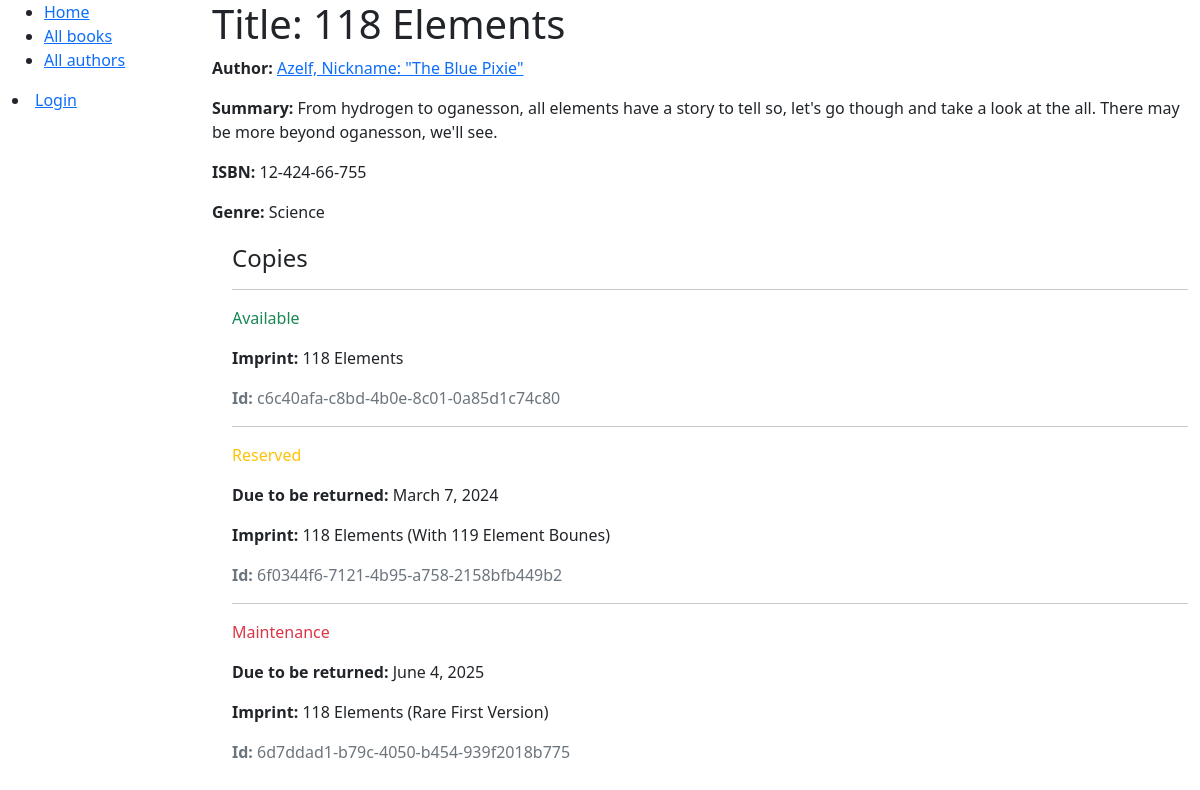
Page /testing/book/2 on the committed database.
### testing/models.py (models this page shows, shortened)
class Book(models.Model):
    title = models.CharField(max_length=200)
    author = models.ForeignKey('Author', on_delete=models.SET_NULL, null=True)
    summary = models.TextField(max_length=1000, help_text=_('Enter a brief description of the book'))
    isbn = models.CharField('ISBN', max_length=13, unique=True,
                             help_text=_('13 Character <a href="https://www.isbn-international.org/content/what-isbn">ISBN number</a>'))
    genre = models.ManyToManyField(Genre, help_text=_('Select a genre for this book'))
    def display_genre(self):
        """Create a string for the Genre. This is required to display genre in Admin."""
        return ', '.join(genre.name for genre in self.genre.all()[:3])
    display_genre.short_description = 'Genre'

class Author(models.Model):
    first_name = models.CharField(max_length=100)
    last_name = models.CharField(max_length=100)
    date_of_birth = models.DateField(null=True, blank=True)
    date_of_death = models.DateField('Died', null=True, blank=True)
    class Meta:
        ordering = ['last_name', 'first_name']
    def __str__(self):
        return f'{self.last_name}, {self.first_name}'

class Genre(models.Model):
    name = models.CharField(max_length=200, help_text=_('Enter a book genre (e.g. Science Fiction)'))
    def __str__(self):
        return self.name

class BookInstance(models.Model):
    id = models.UUIDField(primary_key=True, default=uuid.uuid4, help_text=_('Unique ID for this particular book across whole library'))
    book = models.ForeignKey('Book', on_delete=models.RESTRICT, null=True)
    imprint = models.CharField(max_length=200)
    due_back = models.DateField(null=True, blank=True)
    borrower = models.ForeignKey(User, on_delete = models.SET_NULL, null=True, blank=True)
    LOAN_STATUS = (
        ('m', 'Maintenance'),
        ('o', 'On loan'),
        ('a', 'Available'),
        ('r', 'Reserved'),
    )
    status = models.CharField(
        max_length=1,
        choices=LOAN_STATUS,
        blank=True,
        default='m',
        help_text=_('Book availability'),
    )
    class Meta:
        ordering = ['due_back']
        permissions = (("can_mark_returned", "Set book as returned"),)

### testing/views.py (the view)
# urls.py: path('book/<int:pk>', views.BookDetailView.as_view(), name = 'book-detail'),
class BookDetailView(generic.DetailView):
    model = Book

### testing/templates/testing/book_detail.html
{% extends "base_generic.html" %}
{% block content %}
  <h1 class="text">Title: {{ book.title }}</h1>
  <p class="text"><strong>Author:</strong> <a href="">{{ book.author }}</a></p>
  <p class="text"><strong>Summary:</strong> {{ book.summary }}</p>
  <p class="text"><strong>ISBN:</strong> {{ book.isbn }}</p>
  <p class="text"><strong>Genre:</strong> {{ book.genre.all|join:", " }}</p>
  <div style="margin-left:20px;margin-top:20px">
    <h4 class="text">Copies</h4>
    {% for copy in book.bookinstance_set.all %}
      <hr />
      <p
        class="{% if copy.status == 'a' %}text-success{% elif copy.status == 'm' %}text-danger{% else %}text-warning{% endif %}">
        {{ copy.get_status_display }}
      </p>
      {% if copy.status != 'a' %}
        <p class="text"><strong>Due to be returned:</strong> {{ copy.due_back }}</p>
      {% endif %}
      <p class="text"><strong>Imprint:</strong> {{ copy.imprint }}</p>
      <p class="text-muted"><strong>Id:</strong> {{ copy.id }}</p>
    {% endfor %}
  </div>
{% endblock %}

### testing/templates/base_generic.html (shortened to what this page needs)
<!DOCTYPE html>
<html lang="en">
<head>
    <link rel="stylesheet" href="https://cdn.jsdelivr.net/npm/bootstrap@5.1.3/dist/css/bootstrap.min.css"
 />
    {% load static %}
    {% load sass_tags %}
    <link rel="stylesheet" href="{% sass_src 'scss/styles.scss' %}" type="text/css"/>
</head>
<body>
    <div class="container-fluid">
        <div class="row">
            <div class="col-sm-2">
                {% block sidebar %}
                <ul class="sidebar-nav">
                    <li><a class="link" href="{% url 'index' %}">Home</a></li>
                    <li><a class="link" href="{% url 'books' %}">All books</a></li>
                    <li><a class="link" href="">All authors</a></li>
                </ul>
                    {% if user.is_authenticated %}
                        <li class="list">User: {{ user.get_username }}</li>
                        <li><a href="{% url 'logout' %}?next={{ request.path }}">Logout</a></li>
                   {% else %}
                        <li><a href="{% url 'login' %}?next={{ request.path }}">Login</a></li>
                   {% endif %}
                {% endblock %}
            </div>
            <div class="col-sm-10 ">{% block content %}{% endblock %}</div>
        </div>
    </div>
</body>
</html>

### rows in the picture
Book: author "Azelf, Nickname: \"The Blue Pixie\"", summary "From hydrogen to oganesson, all elements have a story to tell so, let's go though and take a look at the all. There may be more beyond oganesson, we'll see.", isbn "12-424-66-755", genre.all "Science"
BookInstance: status "Available", imprint "118 Elements", id "c6c40afa-c8bd-4b0e-8c01-0a85d1c74c80"
BookInstance: status "Reserved", due_back "March 7, 2024", imprint "118 Elements (With 119 Element Bounes)", id "6f0344f6-7121-4b95-a758-2158bfb449b2"
BookInstance: status "Maintenance", due_back "June 4, 2025", imprint "118 Elements (Rare First Version)", id "6d7ddad1-b79c-4050-b454-939f2018b775"
